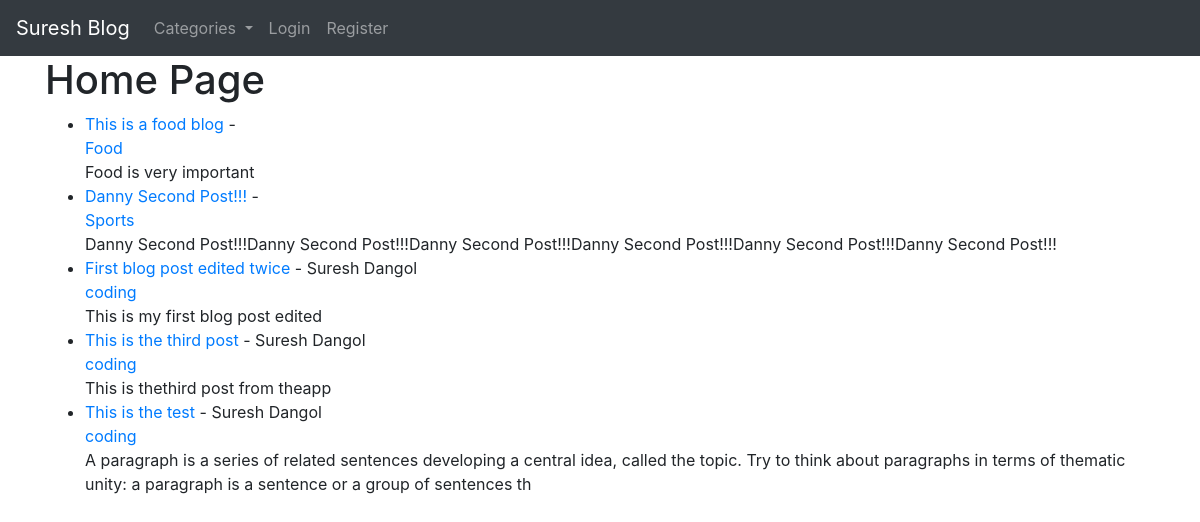
The app's page /, older data.
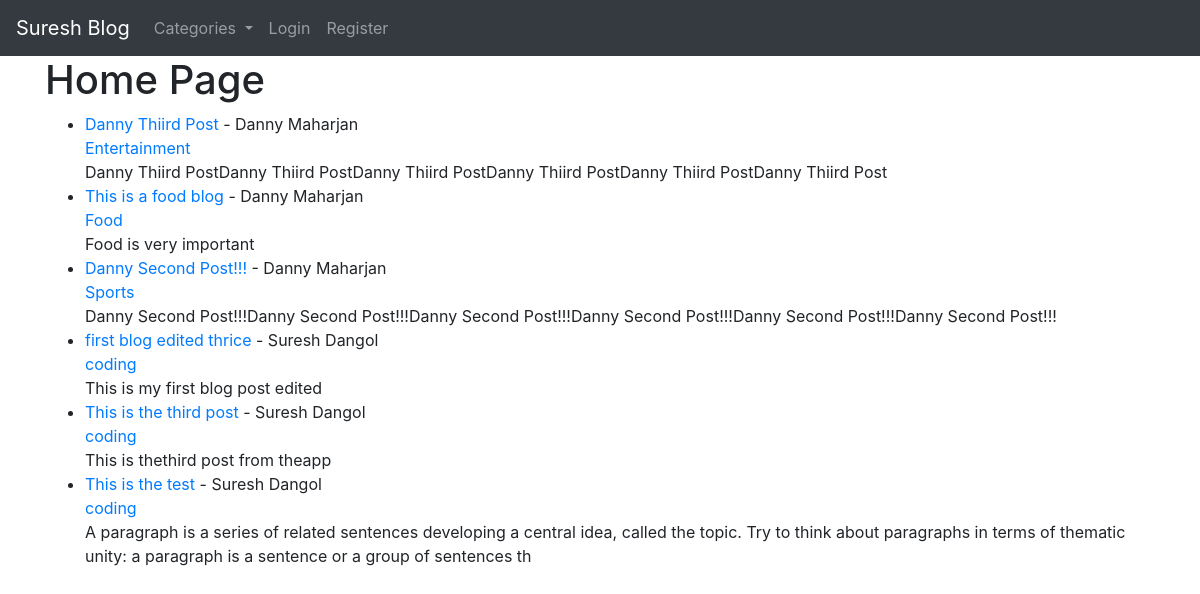
The same page, newer data.
### blog/models.py (models this page shows, shortened)
class Post(models.Model):
    title = models.CharField(max_length=255)
    title_tag = models.CharField(max_length=255)
    author = models.ForeignKey(User,on_delete=models.CASCADE)
    body = models.TextField()
    post_date = models.DateField(auto_now_add=True)
    category = models.CharField(max_length=255, default='coding')
    likes = models.ManyToManyField(User,related_name='blog_posts')

### blog/views.py (the view)
# urls.py: path('',HomeView.as_view(),name="home"),
class HomeView(ListView):
    model = Post
    template_name = 'home.html'
    ordering = ['-post_date']
    def get_context_data(self, *args, **kwargs):
        cat_menu = Category.objects.all()
        context = super(HomeView, self).get_context_data(*args, **kwargs)
        context['cat_menu'] = cat_menu
        return context

### blog/models.py (called while the page is built)
    def __str__(self):
        return self.name

### blog/templates/home.html (shortened to what this page needs)
{% extends 'base.html'%}
{% block content%}
<h1>Home Page</h1>
<ul>
{% for post in object_list %}
    <li><a href="{% url 'details' post.pk %}"> {{post.title}} </a> - {{post.author.first_name}}
        {{post.author.last_name}}<br>
        <a href="{% url 'category' post.category|slugify%}">{{post.category}}</a><br>
    </li>
        {{post.body|slice:":200"| safe}}</li>
{% endfor %}
</ul>
{% endblock%}

### blog/templates/base.html (shortened to what this page needs)
<!doctype html>
<html lang="en">
  <head>
    <link rel="stylesheet" href="https://stackpath.bootstrapcdn.com/bootstrap/4.5.0/css/bootstrap.min.css">
  </head>
  <body>
  <nav class="navbar navbar-expand-lg navbar-dark bg-dark">
  <a class="navbar-brand" href="{% url 'home'%}">Suresh Blog</a>
        {% if cat_menu %}
      <div class="collapse navbar-collapse" id="navbarSupportedContent">
        <ul class="navbar-nav mr-auto">
            <li class="nav-item dropdown">
                <a class="nav-link dropdown-toggle" href="#" id="navbarDropdown"
                   role="button" data-toggle="dropdown" aria-haspopup="true" aria-expanded="false">
                    Categories
                </a>
             </li>
            {% else %}
            <li class="nav-item">
                <a class="nav-link" href="{% url 'category_list' %}">Categories</a>
            </li>
            {% endif %}
           {% if user.is_authenticated %}
            <li class="nav-item">
                <a class="nav-link" href="{% url 'add_post' %}">Add Post</a>
           </li>
           <li class="nav-item">
               <a class="nav-link" href="{% url 'logout' %}">Logout</a>
           </li>
            <li class="nav-item">
                <a class="nav-link" href="{% url 'add_category' %}">Add Category</a>
          </li>
          {% else %}
            <li class="nav-item">
                <a class="nav-link" href="{% url 'login' %}">Login</a>
            </li>
            <li class="nav-item">
                <a class="nav-link" href="{% url 'register' %}">Register</a>
            </li>
          {% endif %}
        </ul>
      </div>
</nav>
  <div class="container">
    {% block content%}
    {% endblock %}
  </div>
  </body>
</html>

Row changes from the older to the newer data that the page shows:
added Post: title "Danny Thiird Post", author.first_name "Danny", author.last_name "Maharjan", category "Entertainment", body "Danny Thiird PostDanny Thiird PostDanny Thiird PostDanny Thiird PostDanny Thiird PostDanny Thiird Post"
changed through a linked row, Post "This is a food blog": author.first_name (not shown) → "Danny"; author.last_name (not shown) → "Maharjan"
changed through a linked row, Post "Danny Second Post!!!": author.first_name (not shown) → "Danny"; author.last_name (not shown) → "Maharjan"
changed Post "This is my first blog post edited": title "First blog post edited twice" → "first blog edited thrice"
